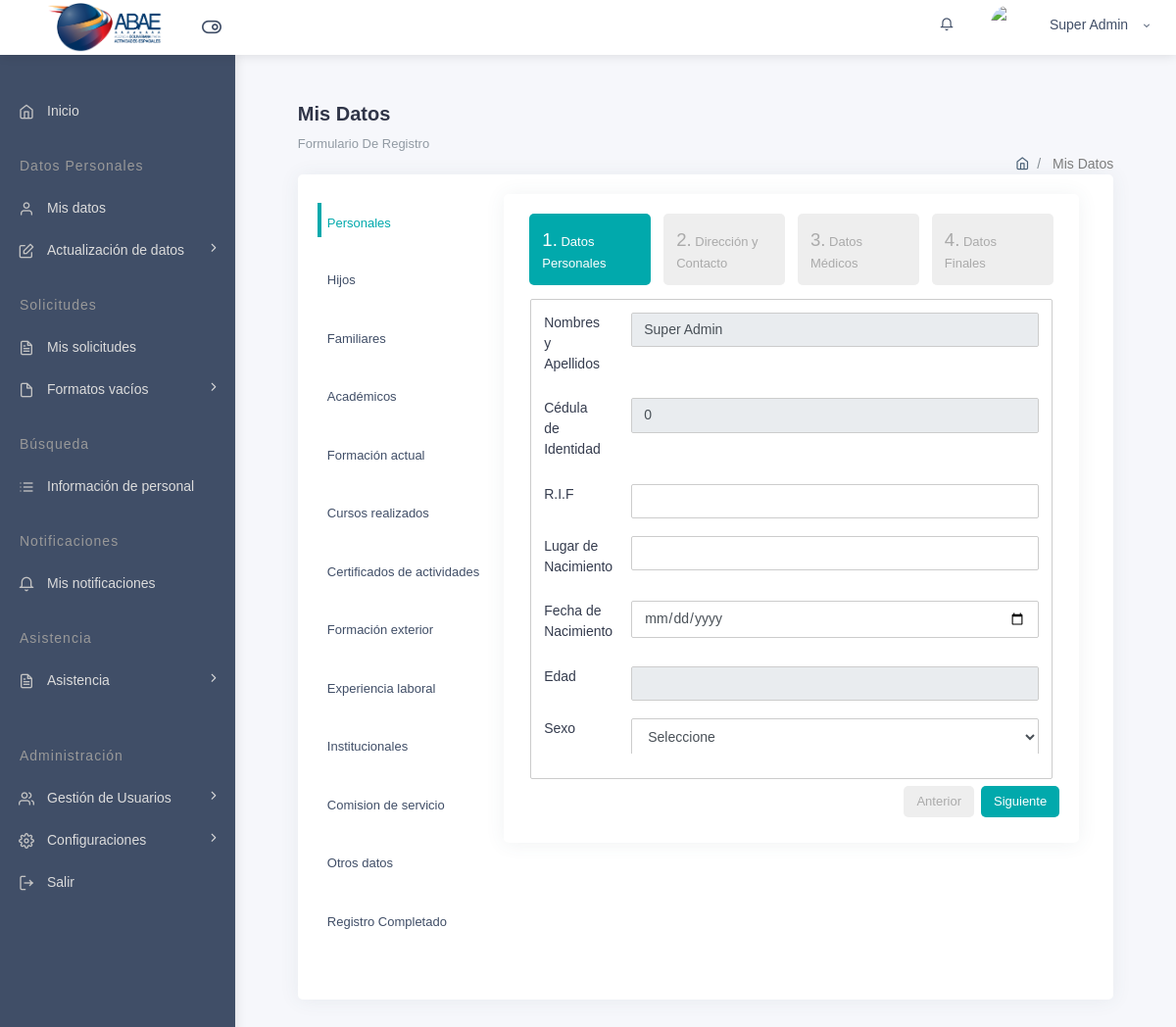
The page /home/form-register.php (signed in) on the database its author committed.
### tables this page shows
CREATE TABLE `usuario` (
  `id_usuario` int NOT NULL,
  `nombres` varchar(50) NOT NULL,
  `apellidos` varchar(50) NOT NULL,
  `cedula` varchar(20) NOT NULL,
  `cargo` varchar(100) NOT NULL,
  `user` varchar(50) NOT NULL,
  `pass` varchar(255) NOT NULL,
  `tipo_usuario` varchar(50) NOT NULL,
  `estatus` varchar(10) DEFAULT NULL,
  `id_jefe` int NOT NULL,
  `step` int NOT NULL DEFAULT '0',
  `correo` varchar(200) DEFAULT NULL
);

### views/register-personal-data.php (the view, shortened to what the rows shown need)
<?php
require_once '../database/conexion.php';
$idUser = $_SESSION["id_usuario"];
$sql = "SELECT * FROM usuario WHERE id_usuario = '$idUser' LIMIT 1";
$resultado = mysqli_query($conn, $sql);
$fila = mysqli_fetch_assoc($resultado);
?>
<!DOCTYPE html>
<head>
    <link href="assets/fonts/css.css" rel="stylesheet">
    <link rel="stylesheet" type="text/css" href="..\files\bower_components\bootstrap\css\bootstrap.min.css">
    <link rel="stylesheet" type="text/css" href="..\files\assets\icon\themify-icons\themify-icons.css">
    <link rel="stylesheet" type="text/css" href="..\files\assets\icon\icofont\css\icofont.css">
    <link rel="stylesheet" type="text/css" href="..\files\assets\icon\feather\css\feather.css">
    <link rel="stylesheet" type="text/css" href="..\files\assets\icon\font-awesome\css\font-awesome.min.css">
    <link rel="stylesheet" type="text/css" href="..\files\bower_components\jquery.steps\css\jquery.steps.css">
    <link rel="stylesheet" type="text/css" href="..\files\assets\css\style.css">
    <link rel="stylesheet" type="text/css" href="..\files\assets\css\jquery.mCustomScrollbar.css">
</head>
<body>
    <div class="container-fluid">
        <div class="pcoded-inner-content">
            <div class="main-body">
                <div class="page-wrapper">
                    <div class="card">
                        <div class="card-block">
                            <div class="row m-b-30">
                                <div class="col-lg-12 col-xl-12">
                                    <div class="row">
                                        <div class="col-lg-12 col-xl-12">
                                            <div class="tab-content tabs-left-content container-fluid">
                                                <div class="tab-pane active" id="home5" role="tabpanel">
                                                    <div class="page-body">
                                                        <div class="row">
                                                            <div class=" col-sm-12">
                                                                <div class="card">
                                                                    <div class="card-block">
                                                                        <div class="row">
                                                                            <div class="col-md-12">
                                                                                <div id="wizard">
                                                                                    <section>
                                                                                        <form id="example-advanced-form" class="wizard-form" method="POST" action="../modules/register-data-user/proses.php?act=insertPersonalData" enctype="multipart/form-data">
                                                                                            <fieldset style="overflow: auto;">
                                                                                                <div class="form-group row">
                                                                                                    <div class="col-md-8 col-lg-10">
                                                                                                        <input id="nameEmployeer" name="nameEmployeer" type="text" class="required form-control" value="<?php echo $fila['nombres'] . " " . $fila['apellidos'] ?>" readonly>
                                                                                                    </div>
                                                                                                </div>
                                                                                                <div class="form-group row">
                                                                                                    <div class="col-md-8 col-lg-10">
                                                                                                        <input name="ciEmployeer" type="number" class="required form-control" value="<?php echo $fila['cedula'] ?>" readonly>
                                                                                                    </div>
                                                                                                </div>
                                                                                            </fieldset>
                                                                                        </form>
                                                                                    </section>
                                                                                </div>
                                                                            </div>
                                                                        </div>
                                                                    </div>
                                                                </div>
                                                            </div>
                                                        </div>
                                                    </div>
                                                </div>
                                            </div>
                                        </div>
                                    </div>
                                </div>
                            </div>
                        </div>
                    </div>
                </div>
            </div>
        </div>
    </div>
</body>
</html>

### views/homebar.php (shortened to what the rows shown need)
<?php
require_once '../database/conexion.php';
$idUser = $_SESSION["id_usuario"];
$sql = "SELECT * FROM usuario WHERE id_usuario = '$idUser' LIMIT 1";
$resultado = mysqli_query($conn, $sql);
$fila = mysqli_fetch_assoc($resultado);
?>
<head>
    <link href="../assets/fonts/css.css" rel="stylesheet">
    <link rel="stylesheet" type="text/css" href="..\files\bower_components\bootstrap\css\bootstrap.min.css">
    <link rel="stylesheet" type="text/css" href="..\files\assets\icon\feather\css\feather.css">
    <link rel="stylesheet" type="text/css" href="..\files\assets\css\component.css">
    <link rel="stylesheet" type="text/css" href="..\files\assets\css\style.css">
    <link rel="stylesheet" type="text/css" href="..\files\assets\css\jquery.mCustomScrollbar.css">
    <link rel="stylesheet" type="text/css" href="..\files\assets\css\new-style.css">
</head>
<body id="homebar-container">
    <div id="pcoded" class="pcoded">
        <div class="pcoded-container navbar-wrapper">
            <nav class="navbar header-navbar pcoded-header">
                <div class="navbar-wrapper">
                    <div class="navbar-container container-fluid">
                        <ul class="nav-right">
                            <li class="user-profile header-notification" style="padding: 0px;">
                                <div class="dropdown-primary dropdown" style="text-align: center;">
                                    <div class="dropdown-toggle" data-toggle="dropdown" style="text-align:center;">
                                        <span><?php echo $fila['nombres'] . " " . $fila['apellidos'] ?></span>
                                        <i class="feather icon-chevron-down"></i>
                                    </div>
                                </div>
                            </li>
                        </ul>
                    </div>
                </div>
            </nav>
            <div class="pcoded-main-container">
                <div class="pcoded-wrapper">
                    <div class="pcoded-content">
                        <div class="pcoded-inner-content">
                            <div class="main-body" id="main-body-container">
                                <?php
                                include $view;
                                ?>
</body>

### rows shown on the page
usuario: nombres "Super", apellidos "Admin", nameEmployeer "Super Admin", ciEmployeer "0"
